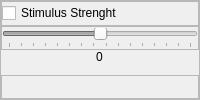
                        <widget class="QFrame" name="Spikeling_StimStr_frame">
                         <property name="sizePolicy">
                          <sizepolicy hsizetype="Preferred" vsizetype="Expanding">
                           <horstretch>0</horstretch>
                           <verstretch>0</verstretch>
                          </sizepolicy>
                         </property>
                         <property name="frameShape">
                          <enum>QFrame::StyledPanel</enum>
                         </property>
                         <property name="frameShadow">
                          <enum>QFrame::Raised</enum>
                         </property>
                         <layout class="QVBoxLayout" name="verticalLayout_23">
                          <property name="spacing">
                           <number>0</number>
                          </property>
                          <property name="leftMargin">
                           <number>0</number>
                          </property>
                          <property name="topMargin">
                           <number>0</number>
                          </property>
                          <property name="rightMargin">
                           <number>0</number>
                          </property>
                          <property name="bottomMargin">
                           <number>0</number>
                          </property>
                          <item>
                           <widget class="QFrame" name="Spikeling_StimStr_checkBox_frame">
                            <property name="frameShape">
                             <enum>QFrame::StyledPanel</enum>
                            </property>
                            <property name="frameShadow">
                             <enum>QFrame::Raised</enum>
                            </property>
                            <layout class="QHBoxLayout" name="horizontalLayout_42">
                             <property name="spacing">
                              <number>0</number>
                             </property>
                             <property name="leftMargin">
                              <number>0</number>
                             </property>
                             <property name="topMargin">
                              <number>0</number>
                             </property>
                             <property name="rightMargin">
                              <number>0</number>
                             </property>
                             <property name="bottomMargin">
                              <number>0</number>
                             </property>
                             <item>
                              <widget class="QCheckBox" name="Spikeling_StimStr_checkBox">
                               <property name="text">
                                <string>Stimulus Strenght</string>
                               </property>
                              </widget>
                             </item>
                            </layout>
                           </widget>
                          </item>
                          <item>
                           <widget class="QFrame" name="Spikeling_StimStr_Slider_frame">
                            <property name="frameShape">
                             <enum>QFrame::StyledPanel</enum>
                            </property>
                            <property name="frameShadow">
                             <enum>QFrame::Raised</enum>
                            </property>
                            <layout class="QHBoxLayout" name="horizontalLayout_43">
                             <property name="spacing">
                              <number>0</number>
                             </property>
                             <property name="leftMargin">
                              <number>0</number>
                             </property>
                             <property name="topMargin">
                              <number>0</number>
                             </property>
                             <property name="rightMargin">
                              <number>0</number>
                             </property>
                             <property name="bottomMargin">
                              <number>0</number>
                             </property>
                             <item>
                              <widget class="QSlider" name="Spikeling_StimStrSlider">
                               <property name="enabled">
                                <bool>false</bool>
                               </property>
                               <property name="minimum">
                                <number>-75</number>
                               </property>
                               <property name="maximum">
                                <number>75</number>
                               </property>
                               <property name="orientation">
                                <enum>Qt::Horizontal</enum>
                               </property>
                               <property name="tickPosition">
                                <enum>QSlider::TicksBelow</enum>
                               </property>
                              </widget>
                             </item>
                            </layout>
                           </widget>
                          </item>
                          <item alignment="Qt::AlignHCenter|Qt::AlignTop">
                           <widget class="QLabel" name="Spikeling_StimStr_0">
                            <property name="text">
                             <string>0</string>
                            </property>
                           </widget>
                          </item>
                          <item>
                           <widget class="QFrame" name="Spikeling_StimStr_image_frame">
                            <property name="frameShape">
                             <enum>QFrame::StyledPanel</enum>
                            </property>
                            <property name="frameShadow">
                             <enum>QFrame::Raised</enum>
                            </property>
                            <layout class="QHBoxLayout" name="horizontalLayout_41">
                             <property name="spacing">
                              <number>0</number>
                             </property>
                             <property name="leftMargin">
                              <number>0</number>
                             </property>
                             <property name="topMargin">
                              <number>0</number>
                             </property>
                             <property name="rightMargin">
                              <number>0</number>
                             </property>
                             <property name="bottomMargin">
                              <number>0</number>
                             </property>
                             <item>
                              <widget class="QLabel" name="Spikeling_StimStr_image">
                               <property name="sizePolicy">
                                <sizepolicy hsizetype="Preferred" vsizetype="Fixed">
                                 <horstretch>0</horstretch>
                                 <verstretch>0</verstretch>
                                </sizepolicy>
                               </property>
                               <property name="minimumSize">
                                <size>
                                 <width>40</width>
                                 <height>0</height>
                                </size>
                               </property>
                               <property name="maximumSize">
                                <size>
                                 <width>16777215</width>
                                 <height>40</height>
                                </size>
                               </property>
                               <property name="text">
                                <string/>
                               </property>
                               <property name="pixmap">
                                <pixmap resource="icons.qrc">:/images/Pictures &amp; Logos/StimStrenght.png</pixmap>
                               </property>
                               <property name="scaledContents">
                                <bool>true</bool>
                               </property>
                              </widget>
                             </item>
                            </layout>
                           </widget>
                          </item>
                         </layout>
                        </widget>
